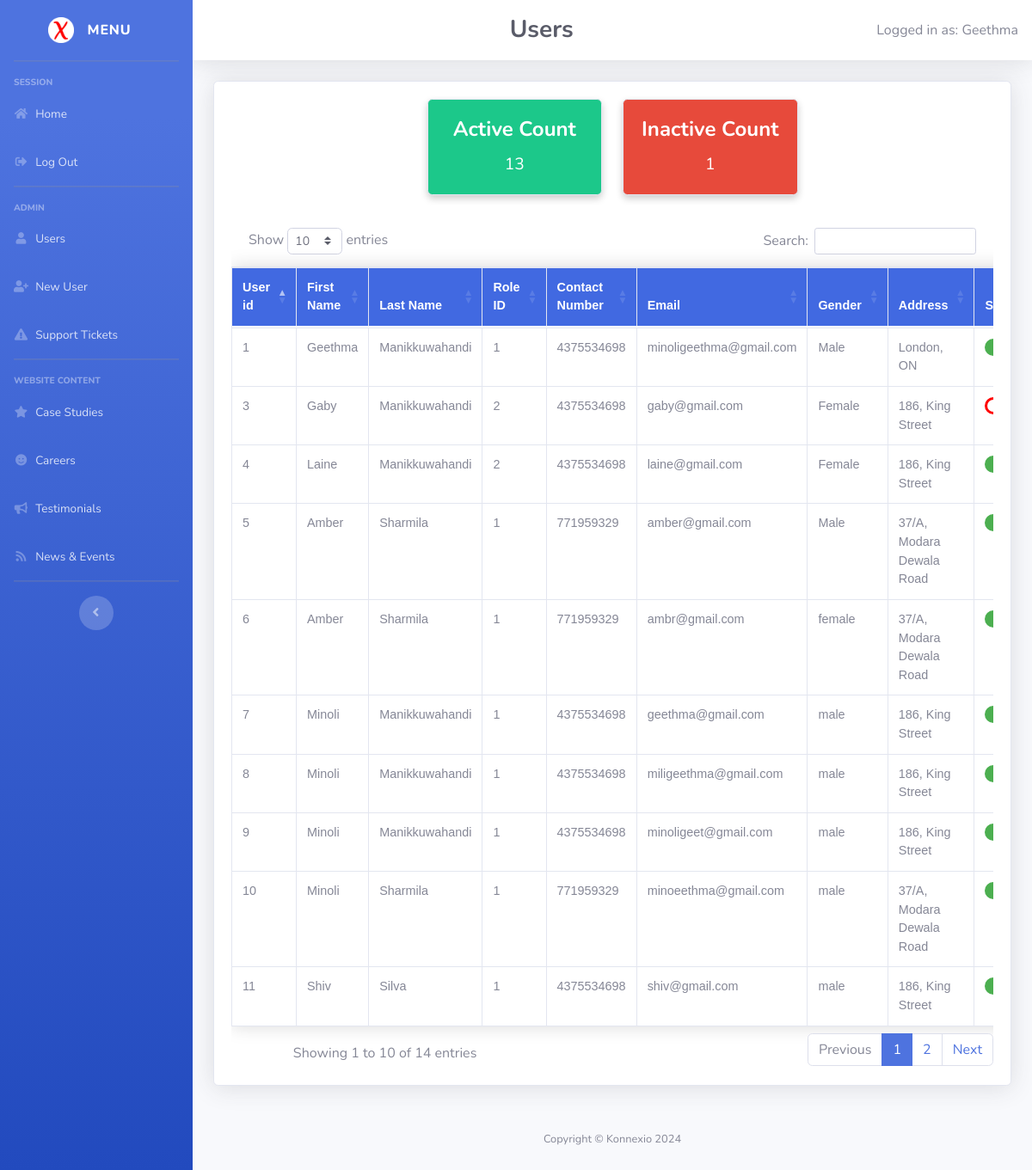
/admin_page_final_changes/admin_page/UserManagement.php (signed in), run on the app's committed database.
### tables this page shows
CREATE TABLE `user` (
  `userid` int(11) NOT NULL,
  `first_name` varchar(255) NOT NULL,
  `last_name` varchar(255) NOT NULL,
  `roleid` int(11) NOT NULL,
  `contact_no` bigint(11) DEFAULT NULL,
  `email` varchar(255) DEFAULT NULL,
  `Gender` varchar(255) DEFAULT NULL,
  `Address` varchar(255) DEFAULT NULL,
  `isactive` tinyint(1) NOT NULL DEFAULT 1,
  `last_updated_date` datetime DEFAULT NULL
);

### admin_page_final_changes/admin_page/AdminPagesBody.php (the view, shortened to what this page needs)
<!DOCTYPE html>
<html lang="en">
<head>
    <link rel="stylesheet" href="https://stackpath.bootstrapcdn.com/bootstrap/4.5.2/css/bootstrap.min.css">
    <link rel="stylesheet" href="https://cdn.datatables.net/1.10.25/css/dataTables.bootstrap4.min.css">
</head>
<body>
<div id="wrapper">
    <?php include 'Sidebar.php'; ?>
    <div id="content-wrapper" class="d-flex flex-column">
        <div id="content">
            <nav class="navbar navbar-expand navbar-light bg-white topbar mb-4 static-top shadow">
            <div class="container-fluid">
                    <h3 class="m-0 font-weight-bold text-dark"><?php echo $tableName; ?></h3>
                    <div class="top-right justify-content-right">
                        <span>Logged in as: <?php echo $_SESSION['first_name']; ?></span>
                    </div>
            </div>
            </nav>
            <div class="container-fluid">
				<div class="card shadow mb-4">
					<div class="card-body">
                        <div class="row justify-content-center mb-4">
                            <div class="col-sm-3 mb-1">
                                <div class="card text-white bg-success rounded">
                                    <div class="card-body">
                                        <h5 class="card-title"><?php echo isset($activeUsers) ? 'Active Users' : 'Active Count'; ?></h5>
                                        <p class="card-text"><?php echo $activeCount; ?></p>
                                    </div>
                                </div>
                            </div>
                            <div class="col-sm-3 mb-1">
                                <div class="card text-white bg-danger rounded">
                                    <div class="card-body">
                                        <h5 class="card-title"><?php echo isset($activeUsers) ? 'Deactivated Users' : 'Inactive Count'; ?></h5>
                                        <p class="card-text"><?php echo $inactiveCount; ?></p>
                                    </div>
                                </div>
                            </div>
                        </div>
                        <div class="table-responsive">
                            <?php
                                echo '<table class="table table-bordered dataTable styled-table" id="dataTable" width="100%" cellspacing="0" >
                                        <thead>
                                            <tr>';
                                                foreach ($tableTitles as $title) {
                                                    echo '<th scope="col">'.$title.'</th>';
                                                }
                                            echo'</tr>
                                        </thead>
                                        <tbody>';
                                while ($row = $result->fetch_assoc()) {
                                    echo '<tr>';
                                    foreach ($tableColumnNames as $columnName) {
										$columnNameWithoutAlias = str_replace('cs.', '', $columnName);
                                        echo '<td class="left-align">';
                                        if ($columnNameWithoutAlias === 'image') {
                                            $imagePath = 'upload/'.$row[$columnNameWithoutAlias];
                                            echo '<a href="#" class="thumbnail-link" data-toggle="modal" data-target="#imageModal" data-image="'.$imagePath.'">';
                                            echo '<img src="'.$imagePath.'" alt="image" class="img-thumbnail">';
                                            echo '</a>';
                                        } elseif ($columnNameWithoutAlias === 'isactive') {
											echo '<label class="switch">';
											echo '<span class="slider round"></span>';
											echo '</label>';
										}  else {
                                            echo $row[$columnNameWithoutAlias];
                                        }
                                        echo '</td>';
                                    }
									echo '</tr>';
								}
                                echo '</tbody>
                                    </table>';
                            ?>
                        </div>
                    </div>
                </div>
            </div>
        </div>
        <footer class="sticky-footer">
            <div class="container my-auto">
                <div class="copyright text-center my-auto">
                    <span>Copyright &copy; Konnexio 2024</span>
                </div>
            </div>
        </footer>
    </div>
</div>
<?php include 'ReferencesBottom.php'?>
</body>
</html>

### admin_page_final_changes/admin_page/UserManagement.php (shortened to what this page needs)
<!DOCTYPE html>
<html lang="en">
<head>
    <?php include 'ReferencesTop.php'; ?>
</head>
<body id="page-top">
    <?php
        include 'connection.php';
        $tableTitles = ['User id', 'First Name', 'Last Name', 'Role ID', 'Contact Number','Email', 'Gender', 'Address', 'Status'];
        $tableColumnNames = ['userid', 'first_name', 'last_name', 'roleid', 'contact_no', 'email','Gender','Address', 'isactive'];
        $tableName = 'Users';
        $tableDbName = 'user';
        $query = 'SELECT ' . implode(',', $tableColumnNames) . ' FROM ' . $tableDbName;
        $result = $conn->query($query);
        $activeQuery = "SELECT COUNT(*) as active_count FROM $tableDbName WHERE isactive = 1";
        $inactiveQuery = "SELECT COUNT(*) as inactive_count FROM $tableDbName WHERE isactive = 0";
        $activeResult = $conn->query($activeQuery);
        $inactiveResult = $conn->query($inactiveQuery);
        $activeCount = $activeResult->fetch_assoc()['active_count'];
        $inactiveCount = $inactiveResult->fetch_assoc()['inactive_count'];
        include 'AdminPagesBody.php';
    ?>
</body>
</html>

### admin_page_final_changes/admin_page/ReferencesTop.php (shortened to what this page needs)
<!DOCTYPE html>
<html lang="en">
<head>
</head>
<body>
    <link href="https://cdn.jsdelivr.net/npm/bootstrap@5.0.2/dist/css/bootstrap.min.css" rel="stylesheet">
    <link href="vendor/fontawesome-free/css/all.min.css" rel="stylesheet" type="text/css">
    <link href="css/sb-admin-2.min.css" rel="stylesheet">
    <link href="vendor/datatables/dataTables.bootstrap4.min.css" rel="stylesheet">
</body>
</html>

### admin_page_final_changes/admin_page/connection.php (shortened to what this page needs)
<!DOCTYPE html>
<html lang="en">
<head>
</head>
<body>
</body>
</html>

### admin_page_final_changes/admin_page/Sidebar.php (shortened to what this page needs)
<!DOCTYPE html>
<html lang="en">
<head>
    <?php include 'ReferencesTop.php'; ?>
</head>
<body>
    <ul class="navbar-nav bg-gradient-primary sidebar sidebar-dark accordion" id="accordionSidebar">
        <a class="sidebar-brand d-flex align-items-center justify-content-center" href="Admin.php">
            <div class="sidebar-brand-icon rotate-n-0">
                <img src="smallLogo2.png" class="img-fluid" alt="Company Logo" width="30" height="auto">
            </div>
            <div class="sidebar-brand-text mx-3">Menu</div>
        </a>
        <hr class="sidebar-divider">
        <div class="sidebar-heading">
            Session
        </div>
        <li class="nav-item">
            <a class="nav-link" href="Admin.php">
                <i class="fas fa-fw fa-home"></i>
                <span>Home</span>
            </a>
        </li>
        <li class="nav-item">
            <a class="nav-link" href="javascript:void(0);" onclick="logout();">
                <i class="fas fa-fw fa-sign-out-alt"></i>
                <span>Log Out</span>
            </a>
        </li>
        <hr class="sidebar-divider">
        <div class="sidebar-heading">
            Admin
        </div>
        <li class="nav-item">
            <a class="nav-link" href="UserManagement.php">
                <i class="fas fa-fw fa-user"></i>
                <span>Users</span>
            </a>
        </li>
        <?php if ($_SESSION['roleid'] == 1): ?>
            <li class="nav-item">
                <a class="nav-link" href="signup.php">
                    <i class="fas fa-fw fa-user-plus"></i>
                    <span>New User</span>
                </a>
            </li>
        <?php endif; ?>
        <li class="nav-item">
            <a class="nav-link" href="SupportTicket.php">
                <i class="fas fa-fw fa-exclamation-triangle"></i>
                <span>Support Tickets</span>
            </a>
        </li>
        <hr class="sidebar-divider">
        <div class="sidebar-heading">
            Website Content
        </div>
        <li class="nav-item">
            <a class="nav-link" href="CaseStudy.php">
                <i class="fas fa-fw fa-star"></i>
                <span>Case Studies</span>
            </a>
        </li>
        <li class="nav-item">
            <a class="nav-link" href="Careers.php">
                <i class="fas fa-fw fa-smile"></i>
                <span>Careers</span>
            </a>
        </li>
        <li class="nav-item">
            <a class="nav-link" href="Testimonials.php">
                <i class="fas fa-fw fa-bullhorn"></i>
                <span>Testimonials</span>
            </a>
        </li>
        <li class="nav-item">
            <a class="nav-link" href="NewsEvents.php">
                <i class="fas fa-fw fa-rss"></i>
                <span>News & Events</span>
            </a>
        </li>
        <hr class="sidebar-divider d-none d-md-block">
        <div class="text-center d-none d-md-inline">
            <button class="rounded-circle border-0" id="sidebarToggle"></button>
        </div>
    </ul>
    <?php include 'ReferencesBottom.php'; ?>
</body>
</html>

### admin_page_final_changes/admin_page/ReferencesBottom.php (shortened to what this page needs)
<!DOCTYPE html>
<html lang="en">
<head>
</head>
<body>
</body>
</html>

### admin_page_final_changes/admin_page/AdminPagesBody.php (style rules this page uses)
.switch { position: relative; display: inline-block; width: 40px; height: 20px; }
.slider { position: absolute; cursor: pointer; top: 0; left: 0; right: 0; bottom: 0; background-color: #FF0000; transition: .4s; border-radius: 20px; }
.slider:before { position: absolute; content: ""; height: 14px; width: 14px; left: 3px; bottom: 3px; background-color: white; transition: .4s; border-radius: 50%; }
input:checked + .slider { background-color: #4CAF50; }
input:checked + .slider:before { transform: translateX(20px); }
.card { box-shadow: 0 4px 8px 0 rgba(0,0,0,0.2); transition: 0.3s; border: none; border-radius: 25px; }
.card-body { padding: 15px; text-align: center; }
.card-title { font-size: 1.5em; font-weight: bold; }
.card-text { font-size: 1.2em; }
.left-align { text-align: left; }
table.dataTable thead th { font-weight: bold; color: white; text-align: left; }
.top-right { display: flex; justify-content: flex-end; align-items: center; gap: 10px; }
table.dataTable tbody td { border-radius: 0px; }
.styled-table { border-collapse: collapse; margin: 25px 0; font-size: 0.9em; font-family: sans-serif; min-width: 400px; box-shadow: 0 0 20px rgba(0, 0, 0, 0.15); }
.styled-table thead tr { background-color: #4169E1; color: #ffffff; text-align: left; }

### data on the page
user: userid "1", first_name "Geethma", last_name "Manikkuwahandi", roleid "1", contact_no "4375534698", email "minoligeethma@gmail.com", Gender "Male", Address "London, ON"
user: userid "3", first_name "Gaby", last_name "Manikkuwahandi", roleid "2", contact_no "4375534698", email "gaby@gmail.com", Gender "Female", Address "186, King Street"
user: userid "4", first_name "Laine", last_name "Manikkuwahandi", roleid "2", contact_no "4375534698", email "laine@gmail.com", Gender "Female", Address "186, King Street"
user: userid "5", first_name "Amber", last_name "Sharmila", roleid "1", contact_no "771959329", email "amber@gmail.com", Gender "Male", Address "37/A, Modara Dewala Road"
user: userid "6", first_name "Amber", last_name "Sharmila", roleid "1", contact_no "771959329", email "ambr@gmail.com", Gender "female", Address "37/A, Modara Dewala Road"
user: userid "7", first_name "Minoli", last_name "Manikkuwahandi", roleid "1", contact_no "4375534698", email "geethma@gmail.com", Gender "male", Address "186, King Street"
user: userid "8", first_name "Minoli", last_name "Manikkuwahandi", roleid "1", contact_no "4375534698", email "miligeethma@gmail.com", Gender "male", Address "186, King Street"
user: userid "9", first_name "Minoli", last_name "Manikkuwahandi", roleid "1", contact_no "4375534698", email "minoligeet@gmail.com", Gender "male", Address "186, King Street"
user: userid "10", first_name "Minoli", last_name "Sharmila", roleid "1", contact_no "771959329", email "minoeethma@gmail.com", Gender "male", Address "37/A, Modara Dewala Road"
user: userid "11", first_name "Shiv", last_name "Silva", roleid "1", contact_no "4375534698", email "shiv@gmail.com", Gender "male", Address "186, King Street"

### other printed values
$tableName "Users"
$_SESSION['first_name'] "Geethma"
$activeCount "13"
$inactiveCount "1"
$title "User id"
$title "First Name"
$title "Last Name"
$title "Role ID"
$title "Contact Number"
$title "Email"
$title "Gender"
$title "Address"
